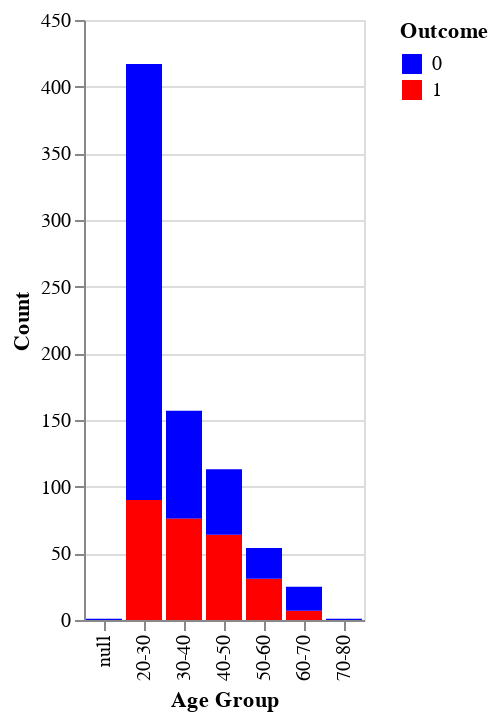

The code cell stored with this chart in its notebook:
### Code cell
# 7. Proportion of Outcomes Across Different Age Groups
age_bins = pd.cut(data['Age'], bins=[20, 30, 40, 50, 60, 70, 80], labels=['20-30', '30-40', '40-50', '50-60', '60-70', '70-80'])
data['AgeGroup'] = age_bins

chart7 = alt.Chart(data).mark_bar().encode(
    x=alt.X('AgeGroup:N', title='Age Group'),
    y=alt.Y('count():Q', title='Count'),
    color=alt.Color('Outcome:O', scale=alt.Scale(domain=[0, 1], range=['blue', 'red']), title='Outcome')
)
chart7

### Figure 1 — Vega-Lite specification as saved in the notebook (floating-point values rounded to 4 significant figures; data arrays with more than 128 entries replaced by an {"elided": "..."} marker saying what was removed)
{"config": {"view": {"continuousWidth": 300, "continuousHeight": 300}}, "data": {"name": "data-73f83968e0868b089d34574f2bb868f3"}, "mark": {"type": "bar"}, "encoding": {"color": {"field": "Outcome", "scale": {"domain": [0, 1], "range": ["blue", "red"]}, "title": "Outcome", "type": "ordinal"}, "x": {"field": "AgeGroup", "title": "Age Group", "type": "nominal"}, "y": {"aggregate": "count", "title": "Count", "type": "quantitative"}}, "$schema": "https://vega.github.io/schema/vega-lite/v5.17.0.json", "datasets": {"data-73f83968e0868b089d34574f2bb868f3": {"elided": "768 records"}}}
